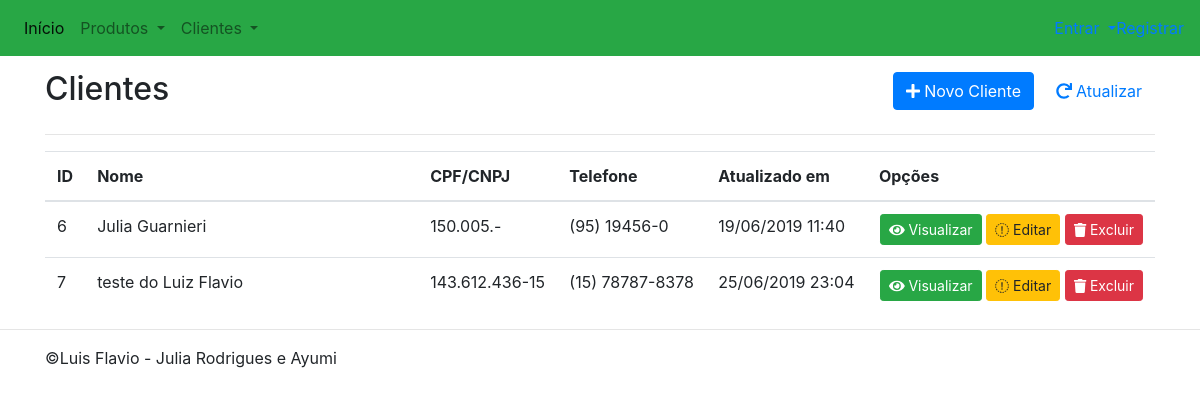
Page /customers/index.php on the committed database.
### tables this page shows
CREATE TABLE `customers` (
  `id` int(11) NOT NULL,
  `name` varchar(255) NOT NULL,
  `cpf_cnpj` varchar(14) NOT NULL,
  `birthdate` date NOT NULL,
  `address` varchar(255) NOT NULL,
  `hood` varchar(100) NOT NULL,
  `zip_code` int(8) NOT NULL,
  `city` varchar(100) NOT NULL,
  `state` varchar(100) NOT NULL,
  `phone` varchar(13) NOT NULL,
  `mobile` varchar(13) NOT NULL,
  `ie` int(11) NOT NULL,
  `created` datetime NOT NULL,
  `modified` datetime NOT NULL
);

### inc/database.php (called while the page is built, shortened)
<?php
function open_database() {
    try{
        $conn = new mysqli(DB_HOST,DB_USER,DB_PASSWORD,DB_NAME);
        return $conn;
    } catch(Exception $e) {
        echo $e->getMessage();
        return null;
    }
}
function find( $table = null, $id = null ) {
	$database = open_database();
	$found = null;
	try {
	  if ($id) {
	    $sql = "SELECT * FROM " . $table . " WHERE id = " . $id;
	    $result = mysqli_query($database,$sql);
	    echo mysqli_error($database);
	    if(mysqli_num_rows($result) > 0) {
	      $found = $result->fetch_assoc();
	    }
	  } else {
	    $sql = "SELECT * FROM " . $table;
	    $result = mysqli_query($database,$sql);
	    if (mysqli_num_rows($result) > 0) {
        $found = array();
        while ($row = $result->fetch_assoc()) {
          array_push($found, $row);
        }
	    }
	  }
	} catch (Exception $e) {
	  $_SESSION['message'] = $e->GetMessage();
	  $_SESSION['type'] = 'danger';
  }
	return $found;
}
function find_all( $table ) {
	return find($table);
}

### customers/functions.php (called while the page is built, shortened)
<?php
function index() {
	$customers = find_all('customers');
}
function formatDate($date) {
	$date = new DateTime($date,  new DateTimeZone( 'UTC' ));
	return $date->format('d/m/Y H:i');
}
function mask($val, $mask)
{
 $maskared = '';
 $k = 0;
 for($i = 0; $i<=strlen($mask)-1; $i++)
 {
 if($mask[$i] == '#')
 {
 if(isset($val[$k]))
 $maskared .= $val[$k++];
 }
 else
 {
 if(isset($mask[$i]))
 $maskared .= $mask[$i];
 }
 }
 return $maskared;
}

### customers/index.php (the view, shortened to what this page needs)
<?php
    require_once('functions.php');
    index();
?>
<header>
	<div class="row">
		<div class="col-sm-6">
			<h2>Clientes</h2>
		</div>
		<div class="col-sm-6 text-right h2">
	    	<a class="btn btn-primary" href="add.php"><i class="fa fa-plus"></i> Novo Cliente</a>
	    	<a class="btn btn-default" href="index.php"><i class="fa fa-redo"></i> Atualizar</a>
	    </div>
	</div>
</header>
<hr>
<table class="table table-hover">
<thead>
	<tr>
		<th>ID</th>
		<th width="30%">Nome</th>
		<th>CPF/CNPJ</th>
		<th>Telefone</th>
		<th>Atualizado em</th>
		<th>Opções</th>
	</tr>
</thead>
<tbody>
<?php if ($customers) :
?>
<?php foreach ($customers as $customer) :  ?>
	<tr>
		<td><?php echo $customer['id']; ?></td>
		<td><?php echo $customer['name']; ?></td>
		<td><?php echo mask($customer['cpf_cnpj'],'###.###.###-##'); ?></td>
		<td><?php echo mask($customer['mobile'],'(##) #####-####'); ?></td>
		<td><?php echo formatDate($customer['modified']); ?></td>
		<td class="actions text-right">
			<a href="view.php?id=<?php echo $customer['id']; ?>" class="btn btn-sm btn-success"><i class="fa fa-eye"></i> Visualizar</a>
			<a href="edit.php?id=<?php echo $customer['id']; ?>" class="btn btn-sm btn-warning"><i class="fa fa-pencil"></i> Editar</a>
			<a href="#" class="btn btn-sm btn-danger" data-toggle="modal" data-target="#delete-modal" data-customer="<?php echo $customer['id']; ?>">
				<i class="fa fa-trash"></i> Excluir
			</a>
		</td>
	</tr>
<?php endforeach; ?>
<?php else : ?>
	<tr>
		<td colspan="6">Nenhum registro encontrado.</td>
	</tr>
<?php endif; ?>
</tbody>
</table>

### inc/header.php (style rules this page uses)
body { padding-top: 50px; padding-bottom: 20px; }

### rows in the picture
customers: id "6", name "Julia Guarnieri", cpf_cnpj "150.005.-", mobile "(95) 19456-0", modified "19/06/2019 11:40"
customers: id "7", name "teste do Luiz Flavio", cpf_cnpj "143.612.436-15", mobile "(15) 78787-8378", modified "25/06/2019 23:04"

### other values in the picture
COPYRIGHT "Julia Rodrigues e Ayumi"
